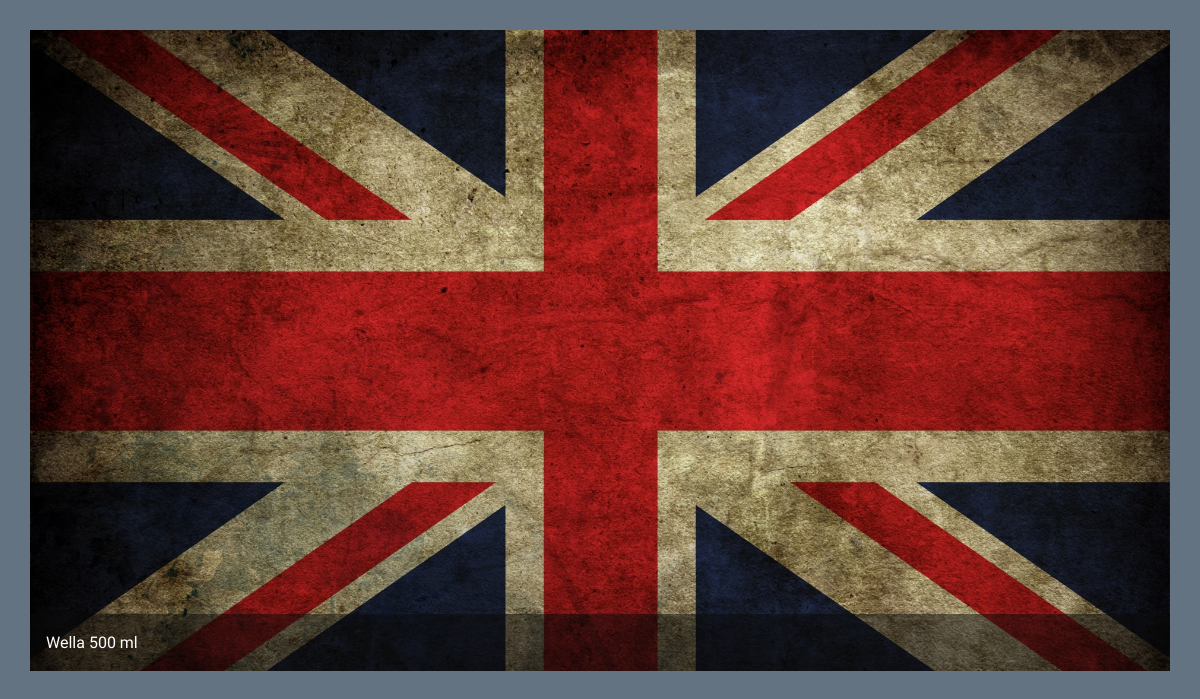
Screenshot of /view-slide.php with the database file from the repository.
### tables this page shows
CREATE TABLE `images` (
  `image_id` int(11) UNSIGNED NOT NULL,
  `title` varchar(255) DEFAULT NULL,
  `path` text,
  `filename` varchar(100) DEFAULT NULL,
  `display_start_date` varchar(10) DEFAULT NULL,
  `display_end_date` varchar(10) DEFAULT NULL,
  `display_delay` int(11) UNSIGNED DEFAULT NULL,
  `upload_date` varchar(10) DEFAULT NULL
);

### view-slide.php (the view, shortened to what this page needs)
<?php
include 'inc/connection.php';
$sql = 'SELECT
            title,
            path,
            filename
        FROM images';
$statement = $pdo->prepare($sql);
$statement->execute();
$images = $statement->fetchAll();
?>
<!doctype html>
<html class="no-js" lang="en">
    <head>
        <?php require 'inc/head-resources.php'; ?>
    </head>
    <body>
        <div class="fullscreen-image-slider">
            <div class="orbit" role="region" aria-label="FullScreen Pictures" data-orbit>
                <div class="orbit-wrapper">
                    <ul class="orbit-container">
                        <?php
                        foreach ($images as $key => $image) {
                            $title = $image['title'];
                            $filename = $image['filename'];
                            $imageSrc = UPLOAD_DIR . '/' . $filename;
                            $isActive = $key === 0 ? 'is-active' : '';
                            ?>
                            <li class="<?php echo $isActive; ?> orbit-slide">
                                <figure class="orbit-figure">
                                    <img class="orbit-image" src="<?php echo $imageSrc; ?>" alt="<?php echo $title; ?>">
                                    <figcaption class="orbit-caption"><?php echo $title; ?></figcaption>
                                </figure>
                            </li>
                            <?php
                        }
                        ?>
                    </ul>
                </div>
            </div>
        </div>
    </body>
</html>

### css/custom.css (style rules this page uses)
h1, h2, h3, h4, h5, h6, { padding: 6px; }

### rows the page displays
images: filename (picture), title "Wella 500 ml"
